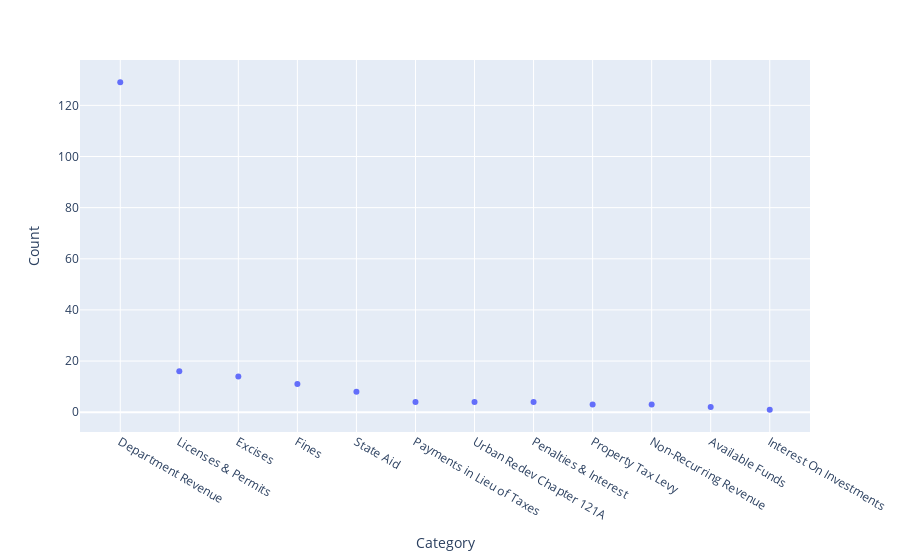

Notebook cell for this chart:
### Code cell
# Count of Revenue Category
category_values = df['Revenue Category'].value_counts().reset_index()
category_values.columns = ['Category', 'Count']
px.scatter(category_values, x='Category', y='Count')

### Figure 1 — Plotly figure (JSON) as saved in the notebook; plotly's stock layout.template omitted (floating-point values rounded to 4 significant figures)
{"data": [{"hovertemplate": "Category=%{x}<br>Count=%{y}<extra></extra>", "legendgroup": "", "marker": {"color": "#636efa", "symbol": "circle"}, "mode": "markers", "name": "", "orientation": "v", "showlegend": false, "type": "scatter", "x": ["Department Revenue", "Licenses & Permits", "Excises", "Fines", "State Aid", "Payments in Lieu of Taxes", "Urban Redev Chapter 121A", "Penalties & Interest", "Property Tax Levy", "Non-Recurring Revenue", "Available Funds", "Interest On Investments"], "xaxis": "x", "y": [129, 16, 14, 11, 8, 4, 4, 4, 3, 3, 2, 1], "yaxis": "y"}], "layout": {"legend": {"tracegroupgap": 0}, "margin": {"t": 60}, "xaxis": {"anchor": "y", "domain": [0, 1], "title": {"text": "Category"}}, "yaxis": {"anchor": "x", "domain": [0, 1], "title": {"text": "Count"}}}}
